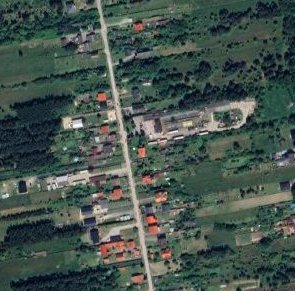
#> input picture images/google_maps_mockup.png, 295 x 291 px
$ python fuzzification.py
#> lines starting #> are read from the running program, lines starting #| are printed output that depends on the picture
import cv2
import numpy as np
import matplotlib.pyplot as plt

if __name__ == "__main__":

    file_name = '../images/google_maps_mockup.png'
    image = cv2.imread(file_name)
#> image is the input picture: shape (291, 295, 3); mean B, G, R 77.4, 84.4, 69.3

    # Define the block size
    block_size = 4

    # Create an empty output image with the same number of channels
    output_image = np.zeros((image.shape[0] // block_size, image.shape[1] // block_size, 3), dtype=np.uint8)

    # Loop over the image in steps of block_size
    for i in range(0, image.shape[0] - block_size + 1, block_size):
        for j in range(0, image.shape[1] - block_size + 1, block_size):
            block = image[i:i + block_size, j:j + block_size]

            # Compute the average of the block
            avg_color = np.mean(block, axis=(0, 1)).astype(np.uint8)

            output_image[i // block_size, j // block_size] = avg_color
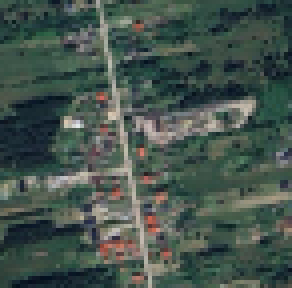
#> output_image: shape (72, 73, 3) (shown 4 times larger); mean B, G, R 77.1, 84.2, 69.1

    # Display the original and fuzzified image
    plt.subplot(1, 2, 1)
    plt.title("Original Image")
    plt.imshow(cv2.cvtColor(image, cv2.COLOR_BGR2RGB))

    plt.subplot(1, 2, 2)
    plt.title("Fuzzified Image")
    plt.imshow(cv2.cvtColor(output_image, cv2.COLOR_BGR2RGB))
    plt.savefig("../images/fuzzy_compare.png", dpi=400)
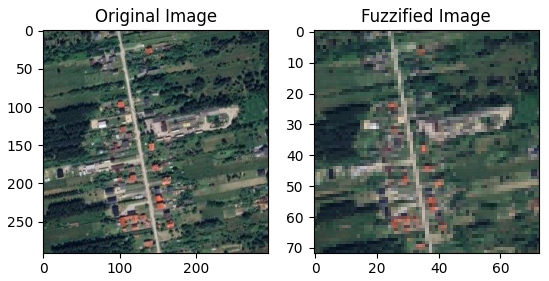
#> figure drawn by matplotlib, 2 panels
    plt.show()

    cv2.imwrite("../images/fuzzzyfied_image.png", output_image)

$ run again, with images/pulawy_copernicus.png copied over images/google_maps_mockup.png
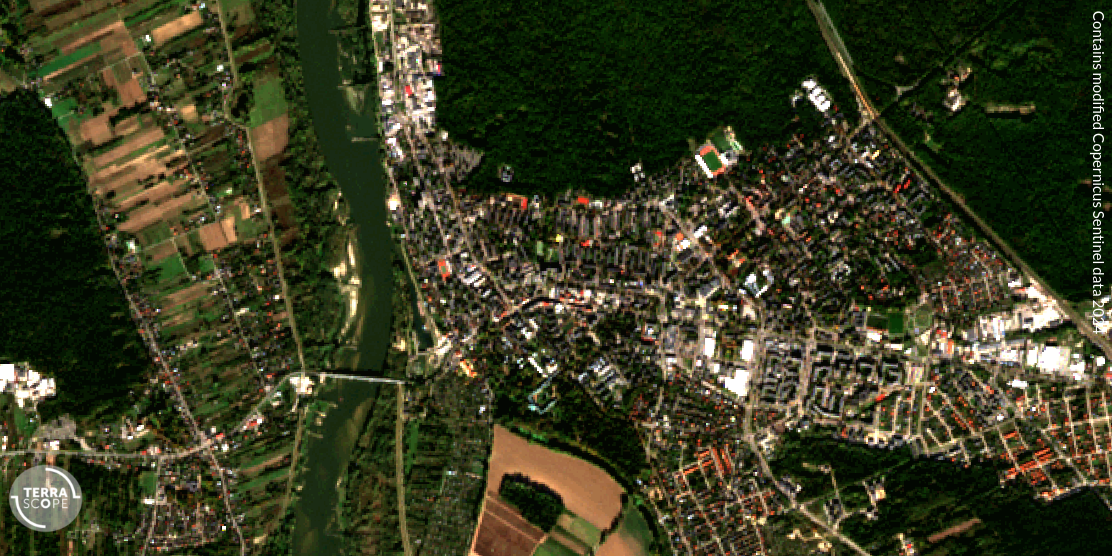
#> input picture images/pulawy_copernicus.png, 1112 x 556 px
#> image is the input picture: shape (556, 1112, 3); mean B, G, R 33.9, 59.8, 57.7
#> after the loop `for i in range(0, image.shape[0] - block_size + 1, block_size):`:
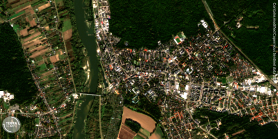
#> output_image: shape (139, 278, 3); mean B, G, R 33.5, 59.3, 57.2
#> `plt.savefig("../images/fuzzy_compare.png", dpi=400)`:
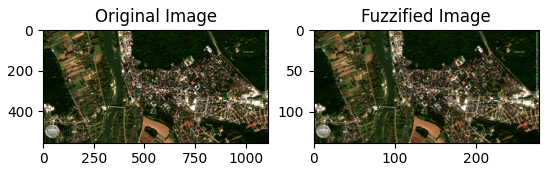
#> figure drawn by matplotlib, 2 panels
